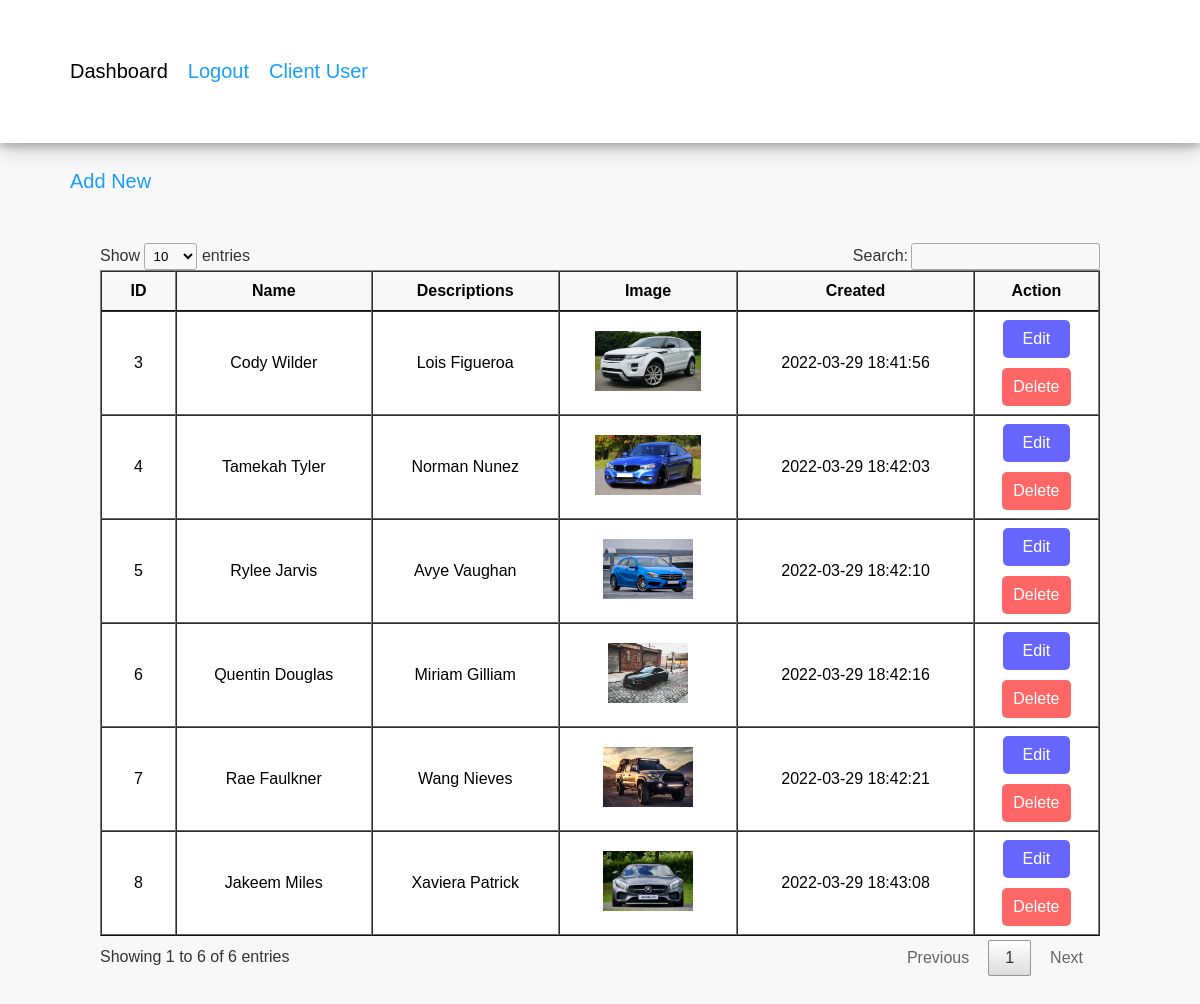
The page /Admin/dashboard.php (signed in) on the database its author committed.
### tables this page shows
CREATE TABLE `slider` (
  `id` int(11) NOT NULL,
  `name` varchar(255) NOT NULL,
  `description` varchar(255) NOT NULL,
  `image` varchar(255) NOT NULL,
  `created_at` timestamp NOT NULL DEFAULT current_timestamp() ON UPDATE current_timestamp()
);

### Admin/dashboard.php (the view, shortened to what this page needs)
<?php
if (isset($_SESSION['id']) && isset($_SESSION['username'])) {
 ?>
<!DOCTYPE html>
<html>
<head>
	<link rel="stylesheet" type="text/css" href="css/dashboard.css">
     <link rel="stylesheet" href="css/datatables.min.css">
</head>
<body>
     <div class="navbar">
          <a class="active" href="dashboard.php">Dashboard</a>
          <a href="logout.php">Logout</a>
          <a href="../Mirror/1Home.php">Client User</a>
     </div>
     <div class="create-button">
          <a href="create.php">Add New</a>
     </div>
     <div class="table-content" >
     <table id="mytable" style="text-align: center;" border>
          <thead>
               <tr>
                    <th>ID</th>
                    <th>Name</th>
                    <th>Descriptions</th>
                    <th>Image</th>
                    <th>Created</th>
                    <th>Action</th>
               </tr>
          </thead>
          <tbody>
          <?php
          $conn = mysqli_connect("localhost", "root", "", "client-2022");
          $sql = "SELECT * FROM slider";
          $result = $conn->query($sql);
          if($result->num_rows > 0){
               while($row = $result->fetch_assoc()){ ?>
                    <tr>
                         <td><?php echo $row['id']; ?></td>
                         <td><?php echo $row['name']; ?></td>
                         <td><?php echo $row['description']; ?></td>
                         <td><?php echo '<img src="uploads/'.$row['image'].' " height="60px">' ?></td>
                         <td><?php echo $row['created_at']; ?></td>
                         <td>
                             <form action="edit_slider.php" method="POST">
                                  <button type="submit" id="edit" name="btn_edit">Edit</button>
                             </form>
                             <form action="delete_config.php" method="POST">
                                  <button type="submit" id="delete" name="btn_delete">Delete</button>
                             </form>
                         </td>
                    </tr>
              <?php
               }
          }
          ?>
          </tbody>
          </table>
     </div>
</body>
</html>
<?php
}else{
     header("Location: index.php");
     exit();
}
 ?>

### Admin/css/dashboard.css (style rules this page uses)
body { background: #f8f8f8; }
* { font-family: sans-serif; box-sizing: border-box; padding: 0; margin: 0; }
.navbar { width: 100%; background-color: #FFFFFF; overflow: auto; padding: 60px; box-shadow: 0 4px 8px 0 rgba(0, 0, 0, 0.2), 0 6px 20px 0 rgba(0, 0, 0, 0.19); }
.navbar a { float: left; color: #18A0FB; padding: 0px 10px 0px 10px; text-decoration: none; font-size: 20px; }
.navbar > .active { color: #000; }

### Admin/dashboard.php (style rules this page uses)
.create-button a { top: 160px; left: 60px; position: absolute; font-size: 20px; padding: 10px; margin-bottom: 12px; text-decoration: none; color: #18A0FB; }
.table-content { margin: 100px; }
button#edit { background-color: rgba(0, 0, 255, 0.6);; border: none; border-radius: 5px; color: white; padding: 10px 20px; text-align: center; text-decoration: none; display: inline-block; font-size: 16px; cursor: pointer; }
button#delete { background-color: rgba(255, 0, 0, 0.6);; border: none; border-radius: 5px; color: white; padding: 10px 11px; margin-top: 10px; text-align: center; text-decoration: none; display: inline-block; font-size: 16px; cursor: pointer; }

### rows shown on the page
slider: id "3", name "Cody Wilder", description "Lois Figueroa", image (picture), created_at "2022-03-29 18:41:56"
slider: id "4", name "Tamekah Tyler", description "Norman Nunez", image (picture), created_at "2022-03-29 18:42:03"
slider: id "5", name "Rylee Jarvis", description "Avye Vaughan", image (picture), created_at "2022-03-29 18:42:10"
slider: id "6", name "Quentin Douglas", description "Miriam Gilliam", image (picture), created_at "2022-03-29 18:42:16"
slider: id "7", name "Rae Faulkner", description "Wang Nieves", image (picture), created_at "2022-03-29 18:42:21"
slider: id "8", name "Jakeem Miles", description "Xaviera Patrick", image (picture), created_at "2022-03-29 18:43:08"
